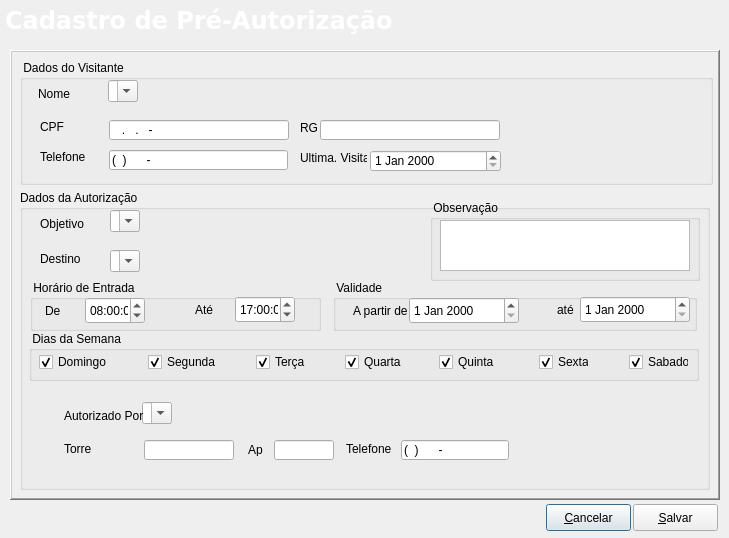
<?xml version="1.0" encoding="UTF-8"?>
<ui version="4.0">
 <class>Editpreaut</class>
 <widget class="QDialog" name="Editpreaut">
  <property name="geometry">
   <rect>
    <x>0</x>
    <y>0</y>
    <width>729</width>
    <height>538</height>
   </rect>
  </property>
  <property name="windowTitle">
   <string>Edit</string>
  </property>
  <property name="windowIcon">
   <iconset resource="../../icons/resources.qrc">
    <normaloff>:/png/marca-m.png</normaloff>:/png/marca-m.png</iconset>
  </property>
  <widget class="QFrame" name="frame">
   <property name="geometry">
    <rect>
     <x>10</x>
     <y>50</y>
     <width>710</width>
     <height>450</height>
    </rect>
   </property>
   <property name="frameShape">
    <enum>QFrame::WinPanel</enum>
   </property>
   <property name="frameShadow">
    <enum>QFrame::Raised</enum>
   </property>
   <widget class="QGroupBox" name="groupBox">
    <property name="geometry">
     <rect>
      <x>10</x>
      <y>10</y>
      <width>693</width>
      <height>125</height>
     </rect>
    </property>
    <property name="title">
     <string> Dados do Visitante </string>
    </property>
    <widget class="SComboBox" name="CmbBxvisit">
     <property name="geometry">
      <rect>
       <x>88</x>
       <y>20</y>
       <width>27</width>
       <height>20</height>
      </rect>
     </property>
     <property name="editable">
      <bool>true</bool>
     </property>
     <property name="sizeAdjustPolicy">
      <enum>QComboBox::AdjustToContents</enum>
     </property>
     <item>
      <property name="text">
       <string/>
      </property>
     </item>
    </widget>
    <widget class="QLabel" name="Lblvisit">
     <property name="geometry">
      <rect>
       <x>18</x>
       <y>25</y>
       <width>59</width>
       <height>17</height>
      </rect>
     </property>
     <property name="text">
      <string>Nome</string>
     </property>
    </widget>
    <widget class="QLabel" name="label">
     <property name="geometry">
      <rect>
       <x>20</x>
       <y>60</y>
       <width>47</width>
       <height>13</height>
      </rect>
     </property>
     <property name="text">
      <string>CPF</string>
     </property>
    </widget>
    <widget class="QLabel" name="label_2">
     <property name="geometry">
      <rect>
       <x>280</x>
       <y>60</y>
       <width>31</width>
       <height>16</height>
      </rect>
     </property>
     <property name="text">
      <string>RG</string>
     </property>
    </widget>
    <widget class="QLabel" name="label_3">
     <property name="geometry">
      <rect>
       <x>20</x>
       <y>90</y>
       <width>47</width>
       <height>13</height>
      </rect>
     </property>
     <property name="text">
      <string>Telefone</string>
     </property>
    </widget>
    <widget class="QLineEdit" name="lineEditCPF">
     <property name="geometry">
      <rect>
       <x>89</x>
       <y>60</y>
       <width>180</width>
       <height>20</height>
      </rect>
     </property>
     <property name="inputMask">
      <string>999.999.999-99</string>
     </property>
    </widget>
    <widget class="QLineEdit" name="lineEditRG">
     <property name="geometry">
      <rect>
       <x>300</x>
       <y>60</y>
       <width>180</width>
       <height>20</height>
      </rect>
     </property>
    </widget>
    <widget class="QLineEdit" name="lineEditFoneVisit">
     <property name="geometry">
      <rect>
       <x>89</x>
       <y>90</y>
       <width>179</width>
       <height>20</height>
      </rect>
     </property>
     <property name="inputMask">
      <string>(99) 99999-9999</string>
     </property>
    </widget>
    <widget class="QLabel" name="label_4">
     <property name="geometry">
      <rect>
       <x>280</x>
       <y>90</y>
       <width>67</width>
       <height>16</height>
      </rect>
     </property>
     <property name="text">
      <string>Ultima. Visita</string>
     </property>
    </widget>
    <widget class="QDateEdit" name="dateEditUltVisit">
     <property name="geometry">
      <rect>
       <x>350</x>
       <y>90</y>
       <width>131</width>
       <height>22</height>
      </rect>
     </property>
    </widget>
    <widget class="QLabel" name="LblPhoto">
     <property name="geometry">
      <rect>
       <x>507</x>
       <y>10</y>
       <width>180</width>
       <height>110</height>
      </rect>
     </property>
     <property name="text">
      <string/>
     </property>
     <property name="pixmap">
      <pixmap>pessoa.jpg</pixmap>
     </property>
     <property name="scaledContents">
      <bool>true</bool>
     </property>
    </widget>
   </widget>
   <widget class="QGroupBox" name="groupBox_2">
    <property name="geometry">
     <rect>
      <x>10</x>
      <y>140</y>
      <width>690</width>
      <height>300</height>
     </rect>
    </property>
    <property name="title">
     <string>Dados da Autorização</string>
    </property>
    <widget class="SComboBox" name="CmbBxreason">
     <property name="geometry">
      <rect>
       <x>90</x>
       <y>20</y>
       <width>27</width>
       <height>20</height>
      </rect>
     </property>
     <property name="editable">
      <bool>true</bool>
     </property>
     <property name="sizeAdjustPolicy">
      <enum>QComboBox::AdjustToContents</enum>
     </property>
     <item>
      <property name="text">
       <string/>
      </property>
     </item>
    </widget>
    <widget class="QLabel" name="Lblreason">
     <property name="geometry">
      <rect>
       <x>20</x>
       <y>25</y>
       <width>59</width>
       <height>17</height>
      </rect>
     </property>
     <property name="text">
      <string>Objetivo</string>
     </property>
    </widget>
    <widget class="QGroupBox" name="groupBox_3">
     <property name="geometry">
      <rect>
       <x>410</x>
       <y>10</y>
       <width>270</width>
       <height>81</height>
      </rect>
     </property>
     <property name="title">
      <string> Observação </string>
     </property>
     <widget class="QTextEdit" name="textEdit">
      <property name="geometry">
       <rect>
        <x>10</x>
        <y>20</y>
        <width>250</width>
        <height>51</height>
       </rect>
      </property>
     </widget>
    </widget>
    <widget class="QGroupBox" name="groupBox_4">
     <property name="geometry">
      <rect>
       <x>10</x>
       <y>90</y>
       <width>291</width>
       <height>51</height>
      </rect>
     </property>
     <property name="title">
      <string> Horário de Entrada</string>
     </property>
     <widget class="QTimeEdit" name="TmEdthorafim">
      <property name="geometry">
       <rect>
        <x>205</x>
        <y>16</y>
        <width>60</width>
        <height>27</height>
       </rect>
      </property>
      <property name="time">
       <time>
        <hour>17</hour>
        <minute>0</minute>
        <second>0</second>
       </time>
      </property>
     </widget>
     <widget class="QTimeEdit" name="TmEdthoraini">
      <property name="geometry">
       <rect>
        <x>55</x>
        <y>17</y>
        <width>60</width>
        <height>27</height>
       </rect>
      </property>
      <property name="time">
       <time>
        <hour>8</hour>
        <minute>0</minute>
        <second>0</second>
       </time>
      </property>
     </widget>
     <widget class="QLabel" name="Lblhorafim">
      <property name="geometry">
       <rect>
        <x>165</x>
        <y>21</y>
        <width>29</width>
        <height>17</height>
       </rect>
      </property>
      <property name="text">
       <string>Até</string>
      </property>
     </widget>
     <widget class="QLabel" name="Lblhoraini">
      <property name="geometry">
       <rect>
        <x>15</x>
        <y>22</y>
        <width>29</width>
        <height>17</height>
       </rect>
      </property>
      <property name="text">
       <string>De</string>
      </property>
     </widget>
    </widget>
    <widget class="QGroupBox" name="groupBox_5">
     <property name="geometry">
      <rect>
       <x>313</x>
       <y>90</y>
       <width>364</width>
       <height>51</height>
      </rect>
     </property>
     <property name="title">
      <string> Validade </string>
     </property>
     <widget class="QDateEdit" name="DtEdtautsince">
      <property name="geometry">
       <rect>
        <x>76</x>
        <y>17</y>
        <width>110</width>
        <height>27</height>
       </rect>
      </property>
     </widget>
     <widget class="QLabel" name="Lblautsince">
      <property name="geometry">
       <rect>
        <x>20</x>
        <y>22</y>
        <width>59</width>
        <height>17</height>
       </rect>
      </property>
      <property name="text">
       <string>A partir de</string>
      </property>
     </widget>
     <widget class="QDateEdit" name="DtEdtvalidate">
      <property name="geometry">
       <rect>
        <x>247</x>
        <y>16</y>
        <width>110</width>
        <height>27</height>
       </rect>
      </property>
     </widget>
     <widget class="QLabel" name="Lblvalidate">
      <property name="geometry">
       <rect>
        <x>224</x>
        <y>21</y>
        <width>21</width>
        <height>17</height>
       </rect>
      </property>
      <property name="text">
       <string>até</string>
      </property>
     </widget>
    </widget>
    <widget class="QGroupBox" name="groupBox_6">
     <property name="geometry">
      <rect>
       <x>9</x>
       <y>141</y>
       <width>670</width>
       <height>50</height>
      </rect>
     </property>
     <property name="title">
      <string> Dias da Semana </string>
     </property>
     <widget class="QCheckBox" name="ChkBxmonday">
      <property name="geometry">
       <rect>
        <x>119</x>
        <y>20</y>
        <width>70</width>
        <height>22</height>
       </rect>
      </property>
      <property name="text">
       <string>Segunda</string>
      </property>
      <property name="checked">
       <bool>true</bool>
      </property>
     </widget>
     <widget class="QCheckBox" name="ChkBxtuesday">
      <property name="geometry">
       <rect>
        <x>227</x>
        <y>20</y>
        <width>50</width>
        <height>22</height>
       </rect>
      </property>
      <property name="text">
       <string>Terça</string>
      </property>
      <property name="checked">
       <bool>true</bool>
      </property>
     </widget>
     <widget class="QCheckBox" name="ChkBxwednesday">
      <property name="geometry">
       <rect>
        <x>316</x>
        <y>20</y>
        <width>60</width>
        <height>22</height>
       </rect>
      </property>
      <property name="text">
       <string>Quarta</string>
      </property>
      <property name="checked">
       <bool>true</bool>
      </property>
     </widget>
     <widget class="QCheckBox" name="ChkBxthursday">
      <property name="geometry">
       <rect>
        <x>410</x>
        <y>20</y>
        <width>60</width>
        <height>22</height>
       </rect>
      </property>
      <property name="text">
       <string>Quinta</string>
      </property>
      <property name="checked">
       <bool>true</bool>
      </property>
     </widget>
     <widget class="QCheckBox" name="ChkBxfriday">
      <property name="geometry">
       <rect>
        <x>510</x>
        <y>20</y>
        <width>50</width>
        <height>22</height>
       </rect>
      </property>
      <property name="text">
       <string>Sexta</string>
      </property>
      <property name="checked">
       <bool>true</bool>
      </property>
     </widget>
     <widget class="QCheckBox" name="ChkBxsaturday">
      <property name="geometry">
       <rect>
        <x>600</x>
        <y>20</y>
        <width>60</width>
        <height>22</height>
       </rect>
      </property>
      <property name="text">
       <string>Sabado</string>
      </property>
      <property name="checked">
       <bool>true</bool>
      </property>
     </widget>
     <widget class="QCheckBox" name="ChkBxsunday">
      <property name="geometry">
       <rect>
        <x>10</x>
        <y>20</y>
        <width>71</width>
        <height>22</height>
       </rect>
      </property>
      <property name="text">
       <string>Domingo</string>
      </property>
      <property name="checked">
       <bool>true</bool>
      </property>
     </widget>
    </widget>
    <widget class="SComboBox" name="CmbBxauthorizer">
     <property name="geometry">
      <rect>
       <x>122</x>
       <y>212</y>
       <width>27</width>
       <height>20</height>
      </rect>
     </property>
     <property name="editable">
      <bool>true</bool>
     </property>
     <property name="sizeAdjustPolicy">
      <enum>QComboBox::AdjustToContents</enum>
     </property>
     <item>
      <property name="text">
       <string/>
      </property>
     </item>
    </widget>
    <widget class="QLabel" name="Lblauthorizer">
     <property name="geometry">
      <rect>
       <x>44</x>
       <y>217</y>
       <width>81</width>
       <height>17</height>
      </rect>
     </property>
     <property name="text">
      <string>Autorizado Por</string>
     </property>
    </widget>
    <widget class="QLineEdit" name="lineEditPhoneAut">
     <property name="geometry">
      <rect>
       <x>381</x>
       <y>250</y>
       <width>108</width>
       <height>20</height>
      </rect>
     </property>
     <property name="inputMask">
      <string>(99) 99999-9999</string>
     </property>
    </widget>
    <widget class="QLabel" name="label_5">
     <property name="geometry">
      <rect>
       <x>326</x>
       <y>252</y>
       <width>47</width>
       <height>13</height>
      </rect>
     </property>
     <property name="text">
      <string>Telefone</string>
     </property>
    </widget>
    <widget class="QLineEdit" name="lineEditTower">
     <property name="geometry">
      <rect>
       <x>124</x>
       <y>250</y>
       <width>90</width>
       <height>20</height>
      </rect>
     </property>
    </widget>
    <widget class="QLabel" name="label_6">
     <property name="geometry">
      <rect>
       <x>44</x>
       <y>252</y>
       <width>47</width>
       <height>13</height>
      </rect>
     </property>
     <property name="text">
      <string>Torre</string>
     </property>
    </widget>
    <widget class="QLineEdit" name="lineEditAP">
     <property name="geometry">
      <rect>
       <x>254</x>
       <y>250</y>
       <width>60</width>
       <height>20</height>
      </rect>
     </property>
    </widget>
    <widget class="QLabel" name="label_7">
     <property name="geometry">
      <rect>
       <x>228</x>
       <y>253</y>
       <width>20</width>
       <height>13</height>
      </rect>
     </property>
     <property name="text">
      <string>Ap</string>
     </property>
    </widget>
    <widget class="QLabel" name="Lblreason_2">
     <property name="geometry">
      <rect>
       <x>20</x>
       <y>60</y>
       <width>59</width>
       <height>17</height>
      </rect>
     </property>
     <property name="text">
      <string>Destino</string>
     </property>
    </widget>
    <widget class="SComboBox" name="CmbBxDestination">
     <property name="geometry">
      <rect>
       <x>90</x>
       <y>60</y>
       <width>27</width>
       <height>20</height>
      </rect>
     </property>
     <property name="editable">
      <bool>true</bool>
     </property>
     <property name="sizeAdjustPolicy">
      <enum>QComboBox::AdjustToContents</enum>
     </property>
     <item>
      <property name="text">
       <string/>
      </property>
     </item>
    </widget>
    <widget class="QLabel" name="LblPhotoAut">
     <property name="geometry">
      <rect>
       <x>513</x>
       <y>194</y>
       <width>170</width>
       <height>100</height>
      </rect>
     </property>
     <property name="text">
      <string/>
     </property>
     <property name="pixmap">
      <pixmap>pessoa.jpg</pixmap>
     </property>
     <property name="scaledContents">
      <bool>true</bool>
     </property>
    </widget>
   </widget>
  </widget>
  <widget class="QFrame" name="topmenu">
   <property name="geometry">
    <rect>
     <x>1</x>
     <y>1</y>
     <width>801</width>
     <height>42</height>
    </rect>
   </property>
   <property name="minimumSize">
    <size>
     <width>0</width>
     <height>42</height>
    </size>
   </property>
   <property name="maximumSize">
    <size>
     <width>16777215</width>
     <height>42</height>
    </size>
   </property>
   <property name="styleSheet">
    <string notr="true">image: url(:/png/barra-superior-ok.jpg);</string>
   </property>
   <property name="frameShadow">
    <enum>QFrame::Raised</enum>
   </property>
   <widget class="QLabel" name="labelStatus">
    <property name="enabled">
     <bool>false</bool>
    </property>
    <property name="geometry">
     <rect>
      <x>4</x>
      <y>0</y>
      <width>541</width>
      <height>39</height>
     </rect>
    </property>
    <property name="palette">
     <palette>
      <active>
       <colorrole role="WindowText">
        <brush brushstyle="SolidPattern">
         <color alpha="255">
          <red>255</red>
          <green>255</green>
          <blue>255</blue>
         </color>
        </brush>
       </colorrole>
       <colorrole role="Button">
        <brush brushstyle="SolidPattern">
         <color alpha="255">
          <red>50</red>
          <green>0</green>
          <blue>133</blue>
         </color>
        </brush>
       </colorrole>
       <colorrole role="Text">
        <brush brushstyle="SolidPattern">
         <color alpha="255">
          <red>255</red>
          <green>255</green>
          <blue>255</blue>
         </color>
        </brush>
       </colorrole>
       <colorrole role="ButtonText">
        <brush brushstyle="SolidPattern">
         <color alpha="255">
          <red>255</red>
          <green>255</green>
          <blue>255</blue>
         </color>
        </brush>
       </colorrole>
       <colorrole role="Base">
        <brush brushstyle="SolidPattern">
         <color alpha="255">
          <red>50</red>
          <green>0</green>
          <blue>133</blue>
         </color>
        </brush>
       </colorrole>
       <colorrole role="Window">
        <brush brushstyle="SolidPattern">
         <color alpha="255">
          <red>50</red>
          <green>0</green>
          <blue>133</blue>
         </color>
        </brush>
       </colorrole>
      </active>
      <inactive>
       <colorrole role="WindowText">
        <brush brushstyle="SolidPattern">
         <color alpha="255">
          <red>255</red>
          <green>255</green>
          <blue>255</blue>
         </color>
        </brush>
       </colorrole>
       <colorrole role="Button">
        <brush brushstyle="SolidPattern">
         <color alpha="255">
          <red>50</red>
          <green>0</green>
          <blue>133</blue>
         </color>
        </brush>
       </colorrole>
       <colorrole role="Text">
        <brush brushstyle="SolidPattern">
         <color alpha="255">
          <red>255</red>
          <green>255</green>
          <blue>255</blue>
         </color>
        </brush>
       </colorrole>
       <colorrole role="ButtonText">
        <brush brushstyle="SolidPattern">
         <color alpha="255">
          <red>255</red>
          <green>255</green>
          <blue>255</blue>
         </color>
        </brush>
       </colorrole>
       <colorrole role="Base">
        <brush brushstyle="SolidPattern">
         <color alpha="255">
          <red>50</red>
          <green>0</green>
          <blue>133</blue>
         </color>
        </brush>
       </colorrole>
       <colorrole role="Window">
        <brush brushstyle="SolidPattern">
         <color alpha="255">
          <red>50</red>
          <green>0</green>
          <blue>133</blue>
         </color>
        </brush>
       </colorrole>
      </inactive>
      <disabled>
       <colorrole role="WindowText">
        <brush brushstyle="SolidPattern">
         <color alpha="255">
          <red>255</red>
          <green>255</green>
          <blue>255</blue>
         </color>
        </brush>
       </colorrole>
       <colorrole role="Button">
        <brush brushstyle="SolidPattern">
         <color alpha="255">
          <red>50</red>
          <green>0</green>
          <blue>133</blue>
         </color>
        </brush>
       </colorrole>
       <colorrole role="Text">
        <brush brushstyle="SolidPattern">
         <color alpha="255">
          <red>255</red>
          <green>255</green>
          <blue>255</blue>
         </color>
        </brush>
       </colorrole>
       <colorrole role="ButtonText">
        <brush brushstyle="SolidPattern">
         <color alpha="255">
          <red>255</red>
          <green>255</green>
          <blue>255</blue>
         </color>
        </brush>
       </colorrole>
       <colorrole role="Base">
        <brush brushstyle="SolidPattern">
         <color alpha="255">
          <red>50</red>
          <green>0</green>
          <blue>133</blue>
         </color>
        </brush>
       </colorrole>
       <colorrole role="Window">
        <brush brushstyle="SolidPattern">
         <color alpha="255">
          <red>50</red>
          <green>0</green>
          <blue>133</blue>
         </color>
        </brush>
       </colorrole>
      </disabled>
     </palette>
    </property>
    <property name="font">
     <font>
      <family>Verdana</family>
      <pointsize>18</pointsize>
      <weight>75</weight>
      <bold>true</bold>
     </font>
    </property>
    <property name="styleSheet">
     <string/>
    </property>
    <property name="frameShape">
     <enum>QFrame::NoFrame</enum>
    </property>
    <property name="frameShadow">
     <enum>QFrame::Plain</enum>
    </property>
    <property name="lineWidth">
     <number>1</number>
    </property>
    <property name="text">
     <string>Cadastro de Pré-Autorização</string>
    </property>
    <property name="textFormat">
     <enum>Qt::AutoText</enum>
    </property>
    <property name="alignment">
     <set>Qt::AlignLeading|Qt::AlignLeft|Qt::AlignVCenter</set>
    </property>
    <property name="wordWrap">
     <bool>false</bool>
    </property>
    <property name="textInteractionFlags">
     <set>Qt::NoTextInteraction</set>
    </property>
   </widget>
  </widget>
  <widget class="QPushButton" name="PshBtnCancel">
   <property name="geometry">
    <rect>
     <x>546</x>
     <y>504</y>
     <width>85</width>
     <height>27</height>
    </rect>
   </property>
   <property name="text">
    <string>&amp;Cancelar</string>
   </property>
  </widget>
  <widget class="QPushButton" name="PshBtnSave">
   <property name="geometry">
    <rect>
     <x>633</x>
     <y>504</y>
     <width>85</width>
     <height>27</height>
    </rect>
   </property>
   <property name="text">
    <string>&amp;Salvar</string>
   </property>
  </widget>
 </widget>
 <customwidgets>
  <customwidget>
   <class>SComboBox</class>
   <extends>QComboBox</extends>
   <header location="global">scombobox.h</header>
  </customwidget>
 </customwidgets>
 <tabstops>
  <tabstop>CmbBxvisit</tabstop>
  <tabstop>lineEditCPF</tabstop>
  <tabstop>lineEditRG</tabstop>
  <tabstop>lineEditFoneVisit</tabstop>
  <tabstop>dateEditUltVisit</tabstop>
  <tabstop>CmbBxreason</tabstop>
  <tabstop>CmbBxDestination</tabstop>
  <tabstop>textEdit</tabstop>
  <tabstop>TmEdthoraini</tabstop>
  <tabstop>TmEdthorafim</tabstop>
  <tabstop>DtEdtautsince</tabstop>
  <tabstop>DtEdtvalidate</tabstop>
  <tabstop>ChkBxsunday</tabstop>
  <tabstop>ChkBxmonday</tabstop>
  <tabstop>ChkBxtuesday</tabstop>
  <tabstop>ChkBxwednesday</tabstop>
  <tabstop>ChkBxthursday</tabstop>
  <tabstop>ChkBxfriday</tabstop>
  <tabstop>ChkBxsaturday</tabstop>
  <tabstop>CmbBxauthorizer</tabstop>
  <tabstop>lineEditPhoneAut</tabstop>
  <tabstop>lineEditTower</tabstop>
  <tabstop>lineEditAP</tabstop>
  <tabstop>PshBtnCancel</tabstop>
  <tabstop>PshBtnSave</tabstop>
 </tabstops>
 <resources>
  <include location="../../icons/resources.qrc"/>
  <include location="../../icons/resources.qrc"/>
 </resources>
 <connections/>
</ui>
